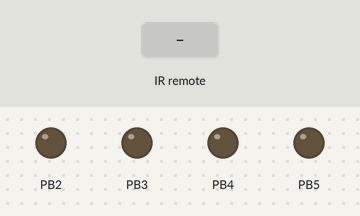
Bench run of a sketch on a simulated ATtiny85, built with avr-gcc and run on an emulated ATtiny85. Parts: output pins drawn as LEDs (lit = HIGH). The test bench sets the inputs (shaded band).

Above: at 1.2 s.
1.3 s: infrared code 0x3D9AE3F7 received
At 1.45 s:
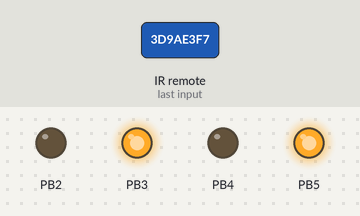
3.1 s: infrared code 0x1BC0157B received
At 3.25 s:
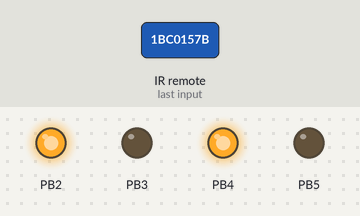
4.9 s: infrared code 0x8C22657B received
At 5.05 s:
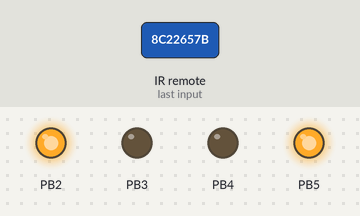
6.7 s: infrared code 0x449E79F received
At 6.85 s:
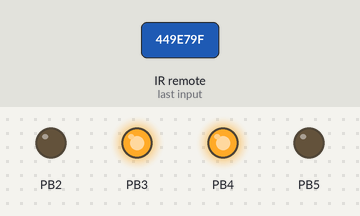
Timing chart, 0 to 9.5 s (numbered marks = the images above; inputs shaded):
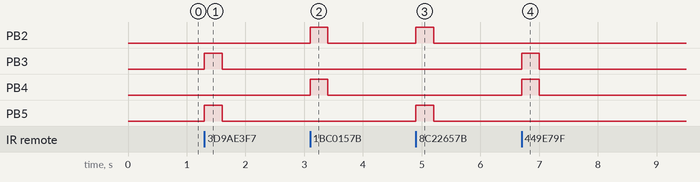

Measured:
- after the input at 1.3 s, PB3, PB5: LOW → HIGH at once, → LOW 0.30 s later
- after the input at 3.1 s, PB2, PB4: LOW → HIGH at once, → LOW 0.30 s later
- after the input at 4.9 s, PB2, PB5: LOW → HIGH at once, → LOW 0.30 s later
- after the input at 6.7 s, PB3, PB4: LOW → HIGH at once, → LOW 0.30 s later

The sketch:

IR_control_robot.ino
```cpp
// Попробовать пульт AKAI он передаёт непрерывно данные, а маленький нет
// От маленького пульта робот движется

#include "IRremote.h" // Подключаем локально библиотеку для IR.
#include "motor.h" // Подключаем локально библиотеку для моторов.
// Порт для IR-приемника.
int RECV_PIN = 7;
// Создание IR-приемника.
IRrecv irrecv(RECV_PIN);
//Переменная для хранения кодов кнопок, получаемых от IR-приемника.
decode_results results;
// Хранит время последнего нажатия кнопки.
unsigned long _time;
// Опишем коды кнопок макроподстановками:
#define FORWARD 0x3D9AE3F7
#define FORWARD2 0x511DBB
#define BACKWARD 0x1BC0157B
#define BACKWARD2 0xA3C8EDDB
#define LEFT 0x8C22657B
#define LEFT2 0x52A3D41F
#define RIGHT 0x449E79F
#define RIGHT2 0x20FE4DBB
#define STOP 0x488F3CBB
#define STOP2 0xD7E84B1B
#define FORWARDLEFT 0xE318261B
#define FORWARDRIGHT 0xEE886D7F
#define BACKWARDLEFT 0xF076C13B
#define BACWARDRIGHT 0xE5CFBD7F
// #define STARWARSMUSIC 0x97483BFB
// #define AUDIOSIGNAL 0xF0C41643
// #define AUTOLEDSFLASH 0xC101E57B
void setup()
{
  // Переменные – номера контактов (пинов) Arduino.
  // Для левых и правых моторов машинки.
  setup_motor_system(2, 3, 4, 5);
  _stop(); //Двигатели остановлены.
  // Запуск IR-приемника.
  irrecv.enableIRIn();
  _time = millis();
}

void loop()
{
  if(irrecv.decode(&results))
  {
    _time = millis();
    switch (results.value){
    // Вперед
    case FORWARD:
      forward();
      break;
    case FORWARD2:
      forward();
      break;
    // Влево
    case LEFT:
      reversal_left();
      break;
    case LEFT2:
      reversal_left();
      break;
    // Вправо
    case RIGHT:
      reversal_right();
      break;
    case RIGHT2:
      reversal_right();
      break;
    // Стоп
    case STOP:
      _stop();
      break;
    case STOP2:
      _stop();
      break;
    // Назад
    case BACKWARD: // делает вперёд и влево
      backward();
      break;
    case BACKWARD2:
      backward();
      break;
    // Вперёд и влево
    case FORWARDLEFT:
      forward_left();
      break;
    // Вперёд и вправо
    case FORWARDRIGHT:
      forward_right();
      break;
   // Назад и влево
   case BACKWARDLEFT:
     backward_left();
     break;
   // Назад и вправо
   case BACWARDRIGHT:
     backward_right();
     break;
  }
  irrecv.resume();
 }
 //Если никакая клавиша не нажата более 0.3сек., то остановка.
 if((millis()-_time)>300) {_stop();}
}
```

ir_RC5_RC6.cpp
```cpp
#include "IRremote.h"
#include "IRremoteInt.h"

//+=============================================================================
// Gets one undecoded level at a time from the raw buffer.
// The RC5/6 decoding is easier if the data is broken into time intervals.
// E.g. if the buffer has MARK for 2 time intervals and SPACE for 1,
// successive calls to getRClevel will return MARK, MARK, SPACE.
// offset and used are updated to keep track of the current position.
// t1 is the time interval for a single bit in microseconds.
// Returns -1 for error (measured time interval is not a multiple of t1).
//
#if (DECODE_RC5 || DECODE_RC6)
int  IRrecv::getRClevel (decode_results *results,  int *offset,  int *used,  int t1)
{
	int  width;
	int  val;
	int  correction;
	int  avail;

	if (*offset >= results->rawlen)  return SPACE ;  // After end of recorded buffer, assume SPACE.
	width      = results->rawbuf[*offset];
	val        = ((*offset) % 2) ? MARK : SPACE;
	correction = (val == MARK) ? MARK_EXCESS : - MARK_EXCESS;

	if      (MATCH(width, (  t1) + correction))  avail = 1 ;
	else if (MATCH(width, (2*t1) + correction))  avail = 2 ;
	else if (MATCH(width, (3*t1) + correction))  avail = 3 ;
	else                                         return -1 ;

	(*used)++;
	if (*used >= avail) {
		*used = 0;
		(*offset)++;
	}

	DBG_PRINTLN( (val == MARK) ? "MARK" : "SPACE" );

	return val;
}
#endif

//==============================================================================
// RRRR    CCCC  55555
// R   R  C      5
// RRRR   C      5555
// R  R   C          5
// R   R   CCCC  5555
//
// NB: First bit must be a one (start bit)
//
#define MIN_RC5_SAMPLES     11
#define RC5_T1             889
#define RC5_RPT_LENGTH   46000

//+=============================================================================
#if SEND_RC5
void  IRsend::sendRC5 (unsigned long data,  int nbits)
{
	// Set IR carrier frequency
	enableIROut(36);

	// Start
	mark(RC5_T1);
	space(RC5_T1);
	mark(RC5_T1);

	// Data
	for (unsigned long  mask = 1UL << (nbits - 1);  mask;  mask >>= 1) {
		if (data & mask) {
			space(RC5_T1); // 1 is space, then mark
			mark(RC5_T1);
		} else {
			mark(RC5_T1);
			space(RC5_T1);
		}
	}

	space(0);  // Always end with the LED off
}
#endif

//+=============================================================================
#if DECODE_RC5
bool  IRrecv::decodeRC5 (decode_results *results)
{
	int   nbits;
	long  data   = 0;
	int   used   = 0;
	int   offset = 1;  // Skip gap space

	if (irparams.rawlen < MIN_RC5_SAMPLES + 2)  return false ;

	// Get start bits
	if (getRClevel(results, &offset, &used, RC5_T1) != MARK)   return false ;
	if (getRClevel(results, &offset, &used, RC5_T1) != SPACE)  return false ;
	if (getRClevel(results, &offset, &used, RC5_T1) != MARK)   return false ;

	for (nbits = 0;  offset < irparams.rawlen;  nbits++) {
		int  levelA = getRClevel(results, &offset, &used, RC5_T1);
		int  levelB = getRClevel(results, &offset, &used, RC5_T1);

		if      ((levelA == SPACE) && (levelB == MARK ))  data = (data << 1) | 1 ;
		else if ((levelA == MARK ) && (levelB == SPACE))  data = (data << 1) | 0 ;
		else                                              return false ;
	}

	// Success
	results->bits        = nbits;
	results->value       = data;
	results->decode_type = RC5;
	return true;
}
#endif

//+=============================================================================
// RRRR    CCCC   6666
// R   R  C      6
// RRRR   C      6666
// R  R   C      6   6
// R   R   CCCC   666
//
// NB : Caller needs to take care of flipping the toggle bit
//
#define MIN_RC6_SAMPLES      1
#define RC6_HDR_MARK      2666
#define RC6_HDR_SPACE      889
#define RC6_T1             444
#define RC6_RPT_LENGTH   46000

#if SEND_RC6
void  IRsend::sendRC6 (unsigned long data,  int nbits)
{
	// Set IR carrier frequency
	enableIROut(36);

	// Header
	mark(RC6_HDR_MARK);
	space(RC6_HDR_SPACE);

	// Start bit
	mark(RC6_T1);
	space(RC6_T1);

	// Data
	for (unsigned long  i = 1, mask = 1UL << (nbits - 1);  mask;  i++, mask >>= 1) {
		// The fourth bit we send is a "double width trailer bit"
		int  t = (i == 4) ? (RC6_T1 * 2) : (RC6_T1) ;
		if (data & mask) {
			mark(t);
			space(t);
		} else {
			space(t);
			mark(t);
		}
	}

	space(0);  // Always end with the LED off
}
#endif

//+=============================================================================
#if DECODE_RC6
bool  IRrecv::decodeRC6 (decode_results *results)
{
	int   nbits;
	long  data   = 0;
	int   used   = 0;
	int   offset = 1;  // Skip first space

	if (results->rawlen < MIN_RC6_SAMPLES)  return false ;

	// Initial mark
	if (!MATCH_MARK(results->rawbuf[offset++],  RC6_HDR_MARK))   return false ;
	if (!MATCH_SPACE(results->rawbuf[offset++], RC6_HDR_SPACE))  return false ;

	// Get start bit (1)
	if (getRClevel(results, &offset, &used, RC6_T1) != MARK)   return false ;
	if (getRClevel(results, &offset, &used, RC6_T1) != SPACE)  return false ;

	for (nbits = 0;  offset < results->rawlen;  nbits++) {
		int  levelA, levelB;  // Next two levels

		levelA = getRClevel(results, &offset, &used, RC6_T1);
		if (nbits == 3) {
			// T bit is double wide; make sure second half matches
			if (levelA != getRClevel(results, &offset, &used, RC6_T1)) return false;
		}

		levelB = getRClevel(results, &offset, &used, RC6_T1);
		if (nbits == 3) {
			// T bit is double wide; make sure second half matches
			if (levelB != getRClevel(results, &offset, &used, RC6_T1)) return false;
		}

		if      ((levelA == MARK ) && (levelB == SPACE))  data = (data << 1) | 1 ;  // inverted compared to RC5
		else if ((levelA == SPACE) && (levelB == MARK ))  data = (data << 1) | 0 ;  // ...
		else                                              return false ;            // Error
	}

	// Success
	results->bits        = nbits;
	results->value       = data;
	results->decode_type = RC6;
	return true;
}
#endif
```

motor.h
```cpp
// Объявляем переменные для хранения состояния двух моторов.
int motor_L1, motor_L2;
int motor_R1, motor_R2;

// Функция инициализации управления моторами.
void setup_motor_system(int L1, int L2, int R1, int R2)
{
  // Заносятся в переменные номера контактов (пинов) Arduino.
  motor_L1 = L1; motor_L2 = L2; // Для левых моторов
  motor_R1 = R1; motor_R2 = R2; // Для правых моторов

  // Переводятся указанные порты в состояние вывода данных.
  pinMode(motor_L1, OUTPUT);
  pinMode(motor_L2, OUTPUT);
  pinMode(motor_R1, OUTPUT);
  pinMode(motor_R2, OUTPUT);
}

// движение вперед.
void forward()
{

	digitalWrite(motor_L2, HIGH);
	digitalWrite(motor_L1, LOW);
  digitalWrite(motor_R2, HIGH);
  digitalWrite(motor_R1, LOW);
}

// движение назад
void backward()
{
  digitalWrite(motor_L2, LOW);
  digitalWrite(motor_L1, HIGH);
  digitalWrite(motor_R2, LOW);
  digitalWrite(motor_R1, HIGH);

}

// Поворот налево с блокировкой левых колес.
void forward_left()
{
  digitalWrite(motor_L2, LOW);
  digitalWrite(motor_L1, LOW);
  digitalWrite(motor_R2, HIGH);
  digitalWrite(motor_R1, LOW);
}

// Задом поворот налево с блокировкой левых колёс
void backward_left()
{
  digitalWrite(motor_L2, LOW);
  digitalWrite(motor_L1, LOW);
  digitalWrite(motor_R2, LOW);
  digitalWrite(motor_R1, HIGH);
}

// Поворот направо с блокировкой правых колес.
void forward_right()
{
  digitalWrite(motor_L2, HIGH);
  digitalWrite(motor_L1, LOW);
  digitalWrite(motor_R2, LOW);
  digitalWrite(motor_R1, LOW);
}

// Задом поворот направо с блокировкой правых колёс
void backward_right()
{
  digitalWrite(motor_L2, LOW);
  digitalWrite(motor_L1, HIGH);
  digitalWrite(motor_R2, LOW);
  digitalWrite(motor_R1, LOW);
}

// Разворот на месте влево
void reversal_left()
{
  digitalWrite(motor_L2, LOW);
  digitalWrite(motor_L1, HIGH);
  digitalWrite(motor_R2, HIGH);
  digitalWrite(motor_R1, LOW);
}

// Разворот на месте вправо
void reversal_right()
{
  digitalWrite(motor_L2, HIGH);
  digitalWrite(motor_L1, LOW);
  digitalWrite(motor_R2, LOW);
  digitalWrite(motor_R1, HIGH);
}

void _stop()
{
  digitalWrite(motor_L2, LOW);
  digitalWrite(motor_L1, LOW);
  digitalWrite(motor_R2, LOW);
  digitalWrite(motor_R1, LOW);
}
```
